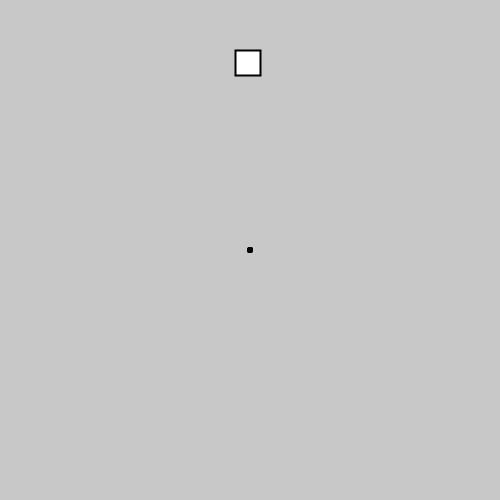
Frame 1 (no input)
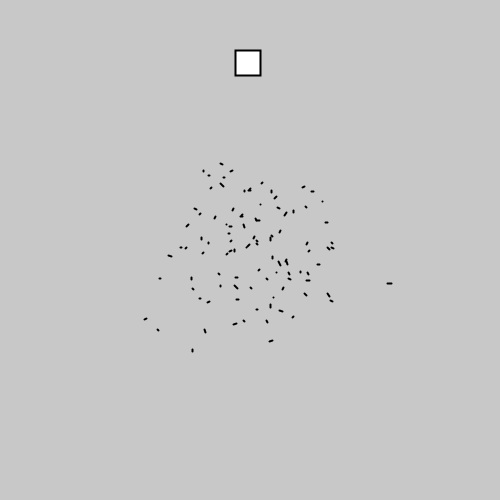
Frame 60 (the mouse pressed at the canvas centre just before this capture)
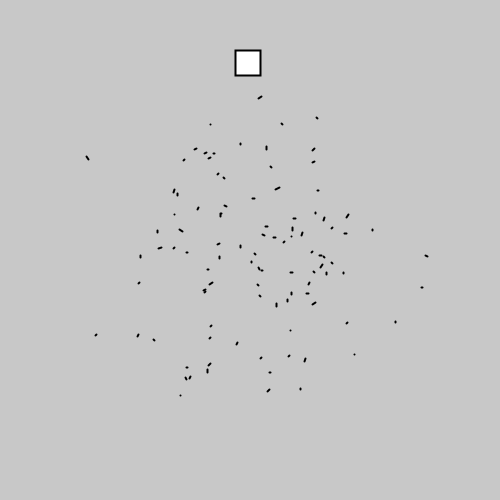
Frame 120 (the mouse held since frame 60 and released just before this capture)

The Processing sketch that drew these frames (run headless with seeded random() and noise(); from frame 60 on, the mouse is pressed at the canvas centre):

// Processing sketch: Genetic_simple_part1
// ── Genetic_simple_part1.pde
/**
 *  Genetic Algorithm
 *  Part 1
 */

// number of particles in the system
int particleCount = 100;
// lifetime of the particles
int lifetime = 250;
// global variable for timekeeping
// initialized at zero, counting up
int counter = 0;
// variable for holding the ParticleSystem instance
ParticleSystem ps;

void setup() {
  size(500, 500);
  strokeWeight(2);
  // Call the Constructor of the ParticleSystem class and
  // save the resulting Object in variable 'ps'
  ps = new ParticleSystem(particleCount);
}

/**
 * update method of this sketch.
 * Adds 1 to the global variable 'counter' if lower than 'lifetime-1'.
 * Else resets 'counter' to 0 and initializes a new generation of particles.
 * Then calls the update method of the ParticleSystem instance.
 */
void update() {
  if(counter < lifetime-1) {
    //increment counter
    counter++;
  } else {
    // reset counter
    counter = 0;
    // initialize a new generation of particles
    ps = new ParticleSystem(particleCount);
  }
  ps.update();
}

void draw() {
  // call the update method of this sketch
  update();
  background(200);
  // call the show method of the ParticleSystem instance
  ps.show();
}

// ── DNA.pde
/**
 * DNA class for encapsulating an array containing
 * the Vectors that define the movement of a particle.
 */
class DNA {
  PVector[] genes;

  /**
   * Constructor defining DNA with random vectors for genes.
   *
   * @param len  length of the array, equal to the lifetime of a particle.
   */
  DNA(int len) {
    // initialisiere das array zum speichern der Gene
    this.genes = new PVector[len];
    // fülle das Array mit zufälligen Vektoren
    for(int i = 0; i < len; i++) {
      this.genes[i] = PVector.random2D();
    }
  }
}

// ── Obstacle.pde
/**
 * An obstacle defines something that particles can collide with.
 * Implemented using two vectors for the position and dimension of the
 * obstacle, as well as a method to check collision by testing whether
 * a point is within the rectangle defined by the obstacle.
 */
class Obstacle {
  PVector pos;
  PVector dim;

  /**
   * Constructor defining an obstacle with specified position and dimensions.
   *
   * @param x horizontal position
   * @param y vertical position
   * @param w horizontal dimension
   * @param h vertical dimension
   */
  Obstacle(float x, float y, float w, float h) {
    pos = new PVector(x, y);
    dim = new PVector(w, h);
  }

  boolean collide(PVector p) {
    if(p.x > pos.x && p.x < pos.x+dim.x) {
      if(p.y > pos.y && p.y < pos.y+dim.y) {
        return true;
      }
    }
    return false;
  }

  void show() {
    rect(pos.x, pos.y, dim.x, dim.y);
  }
}

// ── Particle.pde
/**
 * Particle class implementing a particle which
 * accelerates in a direction specified by its DNA.
 */
class Particle {
  // position vector
  PVector pos;
  // velocity vector
  PVector vel;
  // the velocity vector gets multiplied by the drag coefficient
  // every time the update method gets called.
  float drag = .9;
  // dna variable for holding the particle's instance of DNA
  DNA dna;
  // flag whether the particle collided with the walls or an obstacle
  boolean stuck = false;
  // flag whether the particle arrived at the target
  boolean arrived = false;

  /**
   * Particle constructor for initializing a particle
   * with random DNA and a lifetime specified by the
   * global sketch variable 'lifetime'.
   *
   * @param x initial horizontal positon
   * @param y initial vertical position
   */
  Particle(int x, int y) {
    this.pos = new PVector(x, y);
    this.vel = new PVector();
    // call the constructor to initialize random DNA
    this.dna = new DNA(lifetime);
  }

  /**
   * Particle update method.
   */
  void update() {
    // accelerate the particle in the direction specified by its dna instance
    accelerate(this.dna.genes[counter]);
    // add the velocity to our position to get an updated position
    pos.add(vel);
    // apply coefficient of drag
    vel.mult(drag);
  }

  /**
   * Adds an acceleration vector to the velocity vector of the particle.
   *
   * @param acc Vector for accelerating the particle.
   */
  void accelerate(PVector acc) {
    vel.add(acc);
  }

  void show() {
    float x1 = pos.x, y1 = pos.y,
    x2 = pos.x+vel.x, y2 = pos.y+vel.y;

    stroke(0);
    line(x1, y1, x2, y2);
  }
}

// ── ParticleSystem.pde
/**
 * ParticleSystem class implementing a particle system and collisions.
 */
class ParticleSystem {
  Particle particles[];
  Obstacle target;

  /**
   * Constructor for initializing a particle system with a number of particles
   * specified by the passed integer parameter.
   *
   * @param numParticles number of particles contained by this system
   */
  ParticleSystem(int numParticles) {
    // initialize an array to hold the particles
    particles = new Particle[numParticles];
    // fill the array with Particle instances.
    // by calling the Particle constructor for every place in the particle array
    for (int i = 0; i < particles.length; i++) {
      particles[i] = new Particle(250, 250);
    }
    // initialize the target by creating an instance of an Obstacle
    target = new Obstacle(235, 50, 25, 25);
  }

  /**
   * Method for updating the particles by looping through the particle array,
   * calling each particle's update method and checking for collisions.
   */
  void update() {
    // for loop to go through every particle instance
    for (int i = 0; i < particles.length; i++) {
      // save current particle instance in local variable 'p'
      Particle p = particles[i];
      // check collision flags of the particle
      // and only continue if BOTH flags are false
      if(!p.stuck && !p.arrived) {
        // call the update method of the particle
        p.update();
        // check if particle has arrived at the target
        if(target.collide(p.pos)) {
          p.arrived = true;
        }
        // If particle hits the walls of the sketch, get stuck.
        if(p.pos.x > width || p.pos.x < 0 ||
          p.pos.y > height || p.pos.y < 0) {
          p.stuck = true;
        }
      }
    }
  }

  void show() {
    // draw target shape
    target.show();
    //for(INITIALISIERUNG; BEDINGUNG; OPERATION) {CODE}
    for (int i = 0; i < particles.length; i++) {
      // draw particles
      particles[i].show();
    }
  }
}
